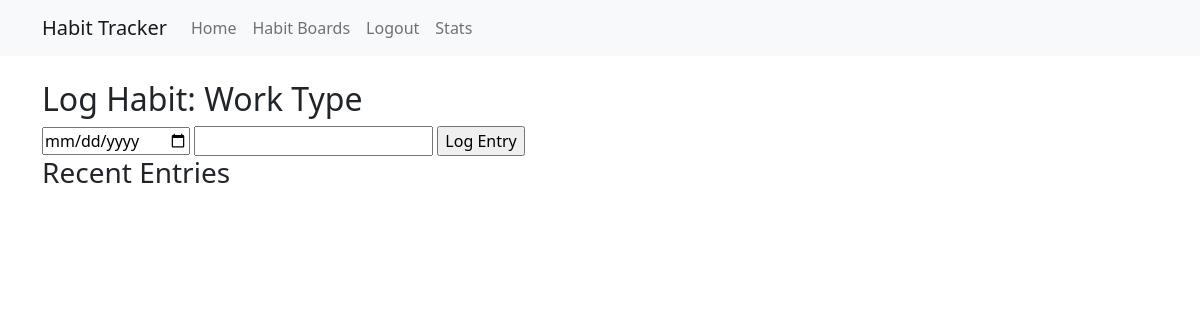
Page /habit/1/log (signed in) on the earlier database version.
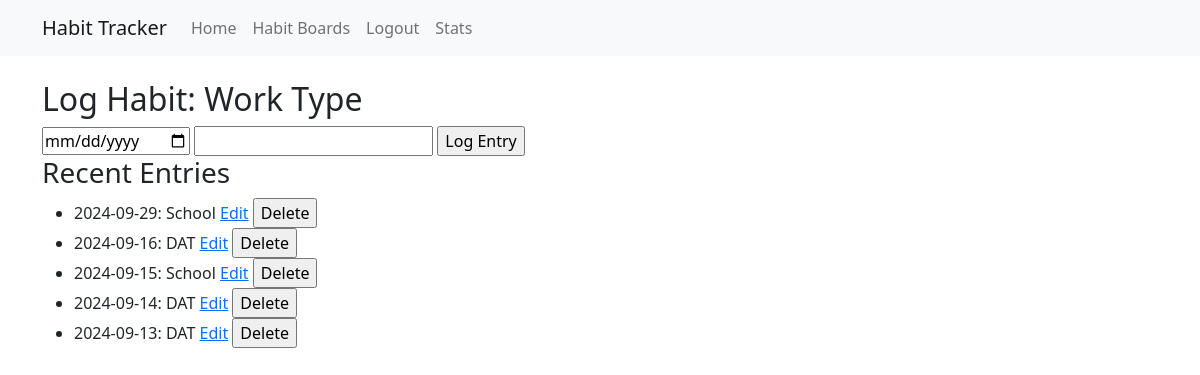
Same page on the later database version.
### tables this page shows
CREATE TABLE habits (
    id INTEGER PRIMARY KEY AUTOINCREMENT,
    user_id INTEGER NOT NULL,
    board_id INTEGER NOT NULL,
    name TEXT NOT NULL,
    description TEXT,
    frequency TEXT, -- can be NULL for batch habits
    variable_type TEXT NOT NULL CHECK(variable_type IN ('boolean', 'numeric', 'categorical')),
    created TIMESTAMP NOT NULL DEFAULT CURRENT_TIMESTAMP,
    FOREIGN KEY (user_id) REFERENCES users (id),
    FOREIGN KEY (board_id) REFERENCES habit_boards (id)
);

CREATE TABLE entries (
    id INTEGER PRIMARY KEY AUTOINCREMENT,
    habit_id INTEGER NOT NULL,
    date DATE NOT NULL,
    value TEXT NOT NULL,
    FOREIGN KEY (habit_id) REFERENCES habits (id)
);

### app.py (the view, shortened to what this page needs)
@app.route('/habit/<int:habit_id>/log', methods=['GET', 'POST'])
@login_required
def log_habit(habit_id):
    conn = get_db_connection()
    habit = conn.execute('SELECT * FROM habits WHERE id = ? AND user_id = ?',
                         (habit_id, session['user_id'])).fetchone()
    entries = conn.execute('SELECT * FROM entries WHERE habit_id = ? ORDER BY date DESC', (habit_id,)).fetchall()
    conn.close()
    return render_template('log_habit.html', habit=habit, entries=entries)

### app.py (called while the page is built)
def get_db_connection():
    conn = sqlite3.connect('habits.db')
    conn.row_factory = sqlite3.Row
    return conn

def login_required(f):
    @wraps(f)
    def decorated_function(*args, **kwargs):
        if 'user_id' not in session:
            return redirect(url_for('login'))
        return f(*args, **kwargs)
    return decorated_function

### templates/log_habit.html
{% extends "base.html" %}
{% block content %}
<h2>Log Habit: {{ habit['name'] }}</h2>
<form method="post">
    <input type="date" name="date" required>
    {% if habit['variable_type'] == 'boolean' %}
    <select name="value">
        <option value="1">Yes</option>
        <option value="0">No</option>
    </select>
    {% else %}
    <input type="number" name="value" required>
    {% endif %}
    <input type="submit" value="Log Entry">
</form>
<h3>Recent Entries</h3>
<ul>
{% for entry in entries %}
    <li>
        {{ entry['date'] }}: {{ entry['value'] }}
        <a href="{{ url_for('edit_entry', entry_id=entry['id']) }}">Edit</a>
        <form method="post" action="{{ url_for('delete_entry', entry_id=entry['id']) }}" style="display: inline;">
            <input type="submit" value="Delete">
        </form>
    </li>
{% endfor %}
</ul>
{% endblock %}

### templates/base.html (shortened to what this page needs)
<!DOCTYPE html>
<html lang="en">
<head>
    <link href="https://cdn.jsdelivr.net/npm/bootstrap@5.1.3/dist/css/bootstrap.min.css" rel="stylesheet">
</head>
<body>
    <nav class="navbar navbar-expand-lg navbar-light bg-light">
        <div class="container">
            <a class="navbar-brand" href="{{ url_for('index') }}">Habit Tracker</a>
            <div class="collapse navbar-collapse" id="navbarNav">
                <ul class="navbar-nav">
                    {% if 'user_id' in session %}
                        <li class="nav-item"><a class="nav-link" href="{{ url_for('index') }}">Home</a></li>
                        <li class="nav-item"><a class="nav-link" href="{{ url_for('boards') }}">Habit Boards</a></li>
                        <li class="nav-item"><a class="nav-link" href="{{ url_for('logout') }}">Logout</a></li>
                        <li class="nav-item"><a class="nav-link" href="{{ url_for('stats') }}">Stats</a></li>
                    {% else %}
                        <li class="nav-item"><a class="nav-link" href="{{ url_for('login') }}">Login</a></li>
                        <li class="nav-item"><a class="nav-link" href="{{ url_for('register') }}">Register</a></li>
                    {% endif %}
                </ul>
            </div>
        </div>
    </nav>
    <div class="container mt-4">
        {% block content %}{% endblock %}
    </div>
</body>
</html>

Differences in the rows shown:
added entries: date "2024-09-29", value "School"
added entries: date "2024-09-16", value "DAT"
added entries: date "2024-09-15", value "School"
added entries: date "2024-09-14", value "DAT"
added entries: date "2024-09-13", value "DAT"
